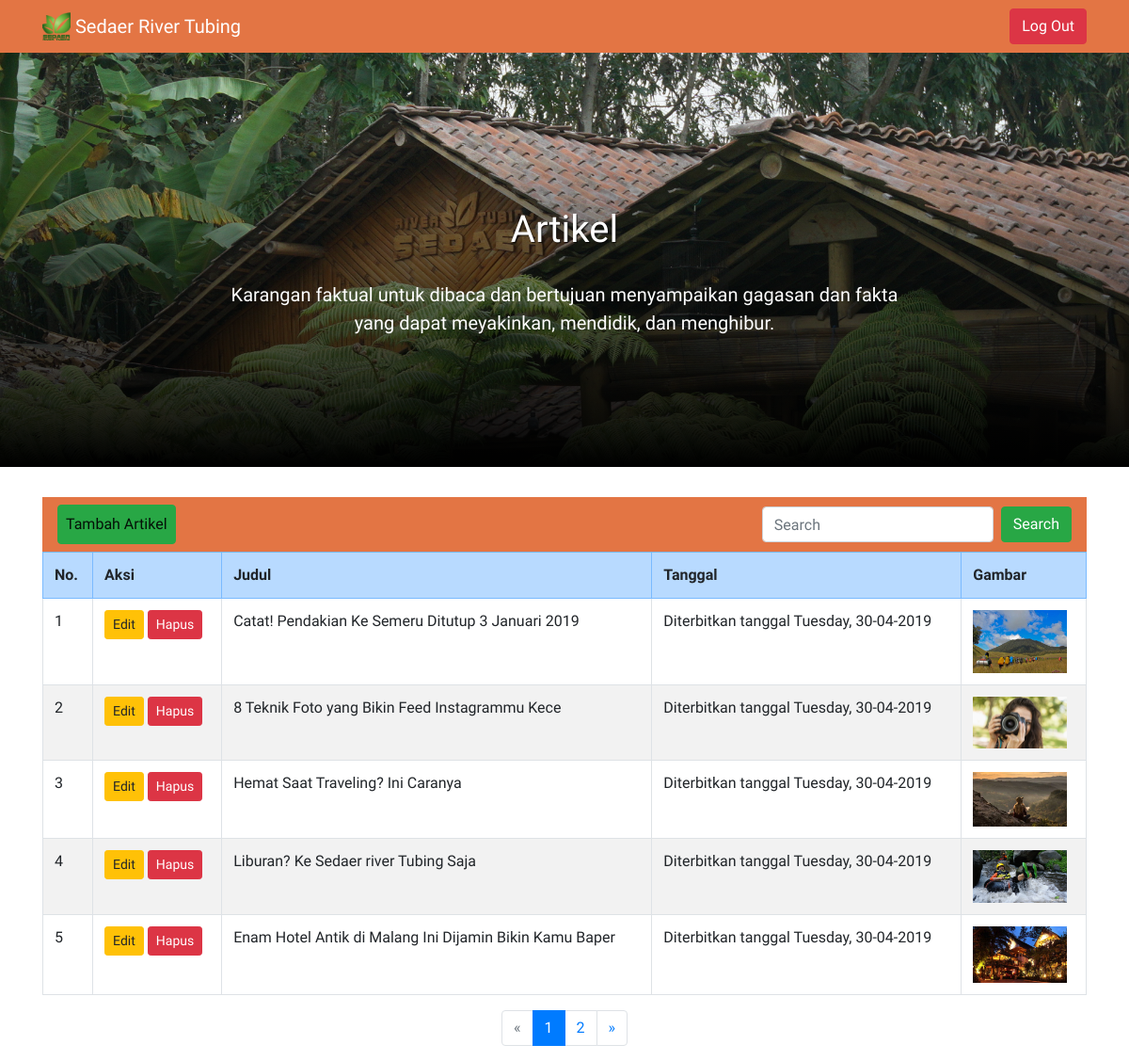
Screenshot of /adminpage.php (signed in) with the database file from the repository.
### tables this page shows
CREATE TABLE `artikel` (
  `id` int(11) NOT NULL,
  `judul` varchar(100) NOT NULL,
  `tanggal` varchar(50) NOT NULL,
  `content` text NOT NULL,
  `gambar` varchar(200) NOT NULL
);

### functions.php (called while the page is built, shortened)
<?php
$dbhost = 'localhost';
$dbuser = 'id4504169_sedaerrt';
$dbpass = 'megapro2005';
$dbname = 'id4504169_sedaer';
$conn = new mysqli($dbhost,$dbuser,$dbpass,$dbname);
function query($query) {
	global $conn;
	$result = mysqli_query($conn, $query);
	$rows = [];
	while ($row = mysqli_fetch_assoc($result)) {
			$rows[] = $row;
	}
	return $rows;
}
?>

### adminpage.php (the view, shortened to what this page needs)
<?php
	require 'functions.php';
	$artikel = query("SELECT * FROM artikel ORDER BY tanggal ASC") ;
    $jumlahDataPerHalaman = 5;
    $jumlahData = count(query("SELECT * FROM artikel ORDER BY tanggal ASC"));
    $jumlahHalaman = ceil($jumlahData / $jumlahDataPerHalaman);
    $halamanAktif = ( isset($_GET["p"]) ) ? $_GET["p"] : 1;
    $awalData = ( $jumlahDataPerHalaman * $halamanAktif) - $jumlahDataPerHalaman;
    $hasilHalamanPertama = ($halamanAktif-1)*$jumlahDataPerHalaman;
    $no = ($hasilHalamanPertama + 1) - 1;
    $artikel = query("SELECT * FROM artikel ORDER BY tanggal ASC LIMIT $awalData, $jumlahDataPerHalaman");
?>
<!DOCTYPE html>
<html>
<head>
	<link rel="stylesheet" type="text/css" href="css/bootstrap.css">
	<link rel="stylesheet" href="styles2.css">
	<link rel="stylesheet" href="https://cdnjs.cloudflare.com/ajax/libs/baguettebox.js/1.8.1/baguetteBox.min.css">
	<link href="vendor/fontawesome-free/css/all.min.css" rel="stylesheet" type="text/css">
</head>
<body>
    <nav class="navbar navbar-expand-lg navbar-light">
        <div class="container">
            <a class="navbar-brand">
                <img src="img/s_logo.png" width="30" height="30" class="d-inline-block align-top" alt="">
                    Sedaer River Tubing
            </a>
            <a href="logout.php" class="btn btn-danger">Log Out</a>
        </div>
    </nav>
    <div class="jumbotron jumbotron-fluid">
        <div class="container">
            <h1 class="display-4">Artikel</h1>
            <p class="lead">Karangan faktual untuk dibaca dan bertujuan menyampaikan gagasan dan fakta yang dapat meyakinkan, mendidik, dan menghibur.</p>
        </div>
    </div>
	<div class="container">
		<nav class="navbar navbar-expand-lg navbar-light">
			<div class="collapse navbar-collapse" id="navbarSupportedContent">
				<ul class="navbar-nav mr-auto">
					<li class="nav-item active">
						<a class="nav-link btn btn-success" href="tambah.php">Tambah Artikel <span class="sr-only">(current)</span></a>
					</li>
				</ul>
				<form class="form-inline my-2 my-lg-0" action="" method="POST">
					<input class="form-control mr-sm-2" type="text" name="keyword" placeholder="Search" aria-label="Search" placeholder="Masukkan Judul yang ingin dicari" autofocus autocomplete="off">
					<button class="btn btn-success my-2 my-sm-0" type="submit" name="cari">Search</button>
				</form>
			</div>
		</nav>
		<table class="table table-bordered table-striped">
			<tr class="table-primary">
				<th>No.</th>
				<th>Aksi</th>
				<th>Judul</th>
				<th>Tanggal</th>
				<th>Gambar</th>
			</tr>
			<?php foreach ($artikel as $row): $no++;?>
			<tr id="tableRow">
				<td>
					<?= $no; ?>
				</td>
				<td>
					<a href="edit.php?id=<?= $row["id"];?>">
						<button type="button" class="btn btn-warning btn-sm">Edit</button>
					</a>
					<button type="button" class="btn btn-danger btn-sm" data-toggle="modal" data-target="#modalHapus<?= $row["id"];?>">
						Hapus
					</button>
				</td>
				<td>
					<?= $row["judul"]; ?>
				</td>
				<td>
					<?= "Diterbitkan tanggal " . $row["tanggal"]; ?>
				</td>
				<td>
					<img src="../images/<?= $row["gambar"]; ?>" alt="" width="100">
				</td>
			</tr>
			<?php endforeach;?>
		</table>
		<nav aria-label="Page navigation example">
			<ul class="pagination justify-content-center">
				<?php if( $halamanAktif > 1) : ?>
					<li class="page-item">
						<a class="page-link" href="?p=<?= $halamanAktif - 1; ?>" aria-label="Previous">
							<span aria-hidden="true">&laquo;</span>
							<span class="sr-only">Previous</span>
						</a>
					</li>
				<?php else : ?>
					<li class="page-item disabled">
						<a class="page-link" href="?p=<?= $halamanAktif - 1; ?>" aria-label="Previous">
							<span aria-hidden="true">&laquo;</span>
						</a>
					</li>
				<?php endif; ?>
				<?php for( $i = 1; $i <= $jumlahHalaman; $i++) : ?>
					<?php if( $i == $halamanAktif) : ?>
						<li class="page-item active"><a class="page-link" href="?p=<?= $i; ?>"><?= $i; ?></a></li>
					<?php else : ?>
						<li class="page-item"><a class="page-link" href="?p=<?= $i; ?>"><?= $i; ?></a></li>
					<?php endif; ?>
				<?php endfor; ?>
				<?php if( $halamanAktif < $jumlahHalaman ) : ?>
					<li class="page-item">
						<a class="page-link" href="?p=<?= $halamanAktif + 1; ?>" aria-label="Next">
							<span aria-hidden="true">&raquo;</span>
						</a>
					</li>
				<?php endif; ?>
			</ul>
		</nav>
	</div>
</body>
</html>

### styles2.css (style rules this page uses)
body { font-family: 'Sniglet', cursive; }
.navbar { background-color: #E37544; }
.navbar-brand { color: #FFF !important; }
.jumbotron { background-image: url(img/jumbotron.JPG); background-size: cover; height: 440px; text-align: center; position: relative; }
.jumbotron .container { z-index: 1; position: relative; }
.jumbotron::after { content: ''; display: block; width: 100%; height: 80%; background-image: linear-gradient(to top, rgba(0, 0, 0, 1), rgba(0, 0, 0, 0)); position: absolute; bottom: 0; }
.jumbotron .display-4 { color: white; margin-top: 100px; font-weight: lighter; text-shadow: 1px 1px 1px rgba(0, 0, 0, 0.7); font-size: 40px; margin-bottom: 30px; }
.jumbotron .lead { color: #FFF; }
@media (min-width: 992px) { .jumbotron .lead { margin-left: 5cm; margin-right: 5cm; } }

### rows the page displays
artikel: judul "Catat! Pendakian Ke Semeru Ditutup 3 Januari 2019", tanggal "Tuesday, 30-04-2019", gambar (picture)
artikel: judul "8 Teknik Foto yang Bikin Feed Instagrammu Kece", tanggal "Tuesday, 30-04-2019", gambar (picture)
artikel: judul "Hemat Saat Traveling? Ini Caranya", tanggal "Tuesday, 30-04-2019", gambar (picture)
artikel: judul "Liburan? Ke Sedaer river Tubing Saja", tanggal "Tuesday, 30-04-2019", gambar (picture)
artikel: judul "Enam Hotel Antik di Malang Ini Dijamin Bikin Kamu Baper", tanggal "Tuesday, 30-04-2019", gambar (picture)
